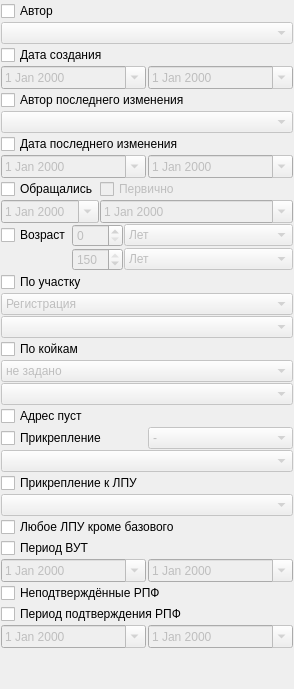
        <widget class="QWidget" name="tabFindEx">
         <attribute name="title">
          <string>&amp;Расширенный поиск</string>
         </attribute>
         <layout class="QGridLayout" name="gridLayout_17">
          <property name="margin">
           <number>1</number>
          </property>
          <property name="spacing">
           <number>1</number>
          </property>
          <item row="0" column="0" colspan="4">
           <widget class="QCheckBox" name="chkFilterCreatePerson">
            <property name="text">
             <string>Автор</string>
            </property>
           </widget>
          </item>
          <item row="1" column="0" colspan="4">
           <widget class="CPersonComboBoxEx" name="cmbFilterCreatePerson">
            <property name="enabled">
             <bool>false</bool>
            </property>
           </widget>
          </item>
          <item row="2" column="0" colspan="4">
           <widget class="QCheckBox" name="chkFilterCreateDate">
            <property name="text">
             <string>Дата создания</string>
            </property>
           </widget>
          </item>
          <item row="3" column="0" colspan="4">
           <layout class="QHBoxLayout" name="horizontalLayout_3">
            <property name="spacing">
             <number>2</number>
            </property>
            <item>
             <widget class="CDateEdit" name="edtFilterBegCreateDate">
              <property name="enabled">
               <bool>false</bool>
              </property>
              <property name="sizePolicy">
               <sizepolicy hsizetype="Minimum" vsizetype="Fixed">
                <horstretch>0</horstretch>
                <verstretch>0</verstretch>
               </sizepolicy>
              </property>
              <property name="minimumSize">
               <size>
                <width>0</width>
                <height>0</height>
               </size>
              </property>
              <property name="maximumSize">
               <size>
                <width>16777215</width>
                <height>16777215</height>
               </size>
              </property>
              <property name="calendarPopup">
               <bool>true</bool>
              </property>
             </widget>
            </item>
            <item>
             <widget class="CDateEdit" name="edtFilterEndCreateDate">
              <property name="enabled">
               <bool>false</bool>
              </property>
              <property name="minimumSize">
               <size>
                <width>0</width>
                <height>0</height>
               </size>
              </property>
              <property name="maximumSize">
               <size>
                <width>16777215</width>
                <height>16777215</height>
               </size>
              </property>
              <property name="calendarPopup">
               <bool>true</bool>
              </property>
             </widget>
            </item>
           </layout>
          </item>
          <item row="4" column="0" colspan="4">
           <widget class="QCheckBox" name="chkFilterModifyPerson">
            <property name="text">
             <string>Автор последнего изменения</string>
            </property>
           </widget>
          </item>
          <item row="5" column="0" colspan="4">
           <widget class="CPersonComboBoxEx" name="cmbFilterModifyPerson">
            <property name="enabled">
             <bool>false</bool>
            </property>
           </widget>
          </item>
          <item row="6" column="0" colspan="4">
           <widget class="QCheckBox" name="chkFilterModifyDate">
            <property name="text">
             <string>Дата последнего изменения</string>
            </property>
           </widget>
          </item>
          <item row="7" column="0" colspan="4">
           <layout class="QHBoxLayout" name="horizontalLayoutStaff">
            <property name="spacing">
             <number>2</number>
            </property>
            <item>
             <widget class="CDateEdit" name="edtFilterBegModifyDate">
              <property name="enabled">
               <bool>false</bool>
              </property>
              <property name="sizePolicy">
               <sizepolicy hsizetype="Minimum" vsizetype="Fixed">
                <horstretch>0</horstretch>
                <verstretch>0</verstretch>
               </sizepolicy>
              </property>
              <property name="minimumSize">
               <size>
                <width>0</width>
                <height>0</height>
               </size>
              </property>
              <property name="maximumSize">
               <size>
                <width>16777215</width>
                <height>16777215</height>
               </size>
              </property>
              <property name="calendarPopup">
               <bool>true</bool>
              </property>
             </widget>
            </item>
            <item>
             <widget class="CDateEdit" name="edtFilterEndModifyDate">
              <property name="enabled">
               <bool>false</bool>
              </property>
              <property name="minimumSize">
               <size>
                <width>0</width>
                <height>0</height>
               </size>
              </property>
              <property name="maximumSize">
               <size>
                <width>16777215</width>
                <height>16777215</height>
               </size>
              </property>
              <property name="calendarPopup">
               <bool>true</bool>
              </property>
             </widget>
            </item>
           </layout>
          </item>
          <item row="10" column="0">
           <widget class="QCheckBox" name="chkFilterAge">
            <property name="text">
             <string>Возраст</string>
            </property>
           </widget>
          </item>
          <item row="10" column="1" colspan="2">
           <widget class="QSpinBox" name="edtFilterBegAge">
            <property name="enabled">
             <bool>false</bool>
            </property>
            <property name="maximum">
             <number>150</number>
            </property>
           </widget>
          </item>
          <item row="10" column="3">
           <widget class="QComboBox" name="cmbFilterBegAge">
            <property name="enabled">
             <bool>false</bool>
            </property>
            <property name="sizePolicy">
             <sizepolicy hsizetype="Expanding" vsizetype="Fixed">
              <horstretch>0</horstretch>
              <verstretch>0</verstretch>
             </sizepolicy>
            </property>
            <item>
             <property name="text">
              <string>Лет</string>
             </property>
            </item>
            <item>
             <property name="text">
              <string>Мес</string>
             </property>
            </item>
            <item>
             <property name="text">
              <string>Нед</string>
             </property>
            </item>
            <item>
             <property name="text">
              <string>Дней</string>
             </property>
            </item>
           </widget>
          </item>
          <item row="11" column="1" colspan="2">
           <widget class="QSpinBox" name="edtFilterEndAge">
            <property name="enabled">
             <bool>false</bool>
            </property>
            <property name="maximum">
             <number>150</number>
            </property>
            <property name="value">
             <number>150</number>
            </property>
           </widget>
          </item>
          <item row="11" column="3">
           <widget class="QComboBox" name="cmbFilterEndAge">
            <property name="enabled">
             <bool>false</bool>
            </property>
            <property name="sizePolicy">
             <sizepolicy hsizetype="Expanding" vsizetype="Fixed">
              <horstretch>0</horstretch>
              <verstretch>0</verstretch>
             </sizepolicy>
            </property>
            <item>
             <property name="text">
              <string>Лет</string>
             </property>
            </item>
            <item>
             <property name="text">
              <string>Мес</string>
             </property>
            </item>
            <item>
             <property name="text">
              <string>Нед</string>
             </property>
            </item>
            <item>
             <property name="text">
              <string>Дней</string>
             </property>
            </item>
           </widget>
          </item>
          <item row="12" column="0" colspan="2">
           <widget class="QCheckBox" name="chkFilterAddressOrgStructure">
            <property name="text">
             <string>По участку</string>
            </property>
           </widget>
          </item>
          <item row="14" column="0" colspan="4">
           <widget class="COrgStructureComboBox" name="cmbFilterAddressOrgStructure">
            <property name="enabled">
             <bool>false</bool>
            </property>
            <property name="sizePolicy">
             <sizepolicy hsizetype="Ignored" vsizetype="Fixed">
              <horstretch>0</horstretch>
              <verstretch>0</verstretch>
             </sizepolicy>
            </property>
           </widget>
          </item>
          <item row="18" column="0" colspan="4">
           <widget class="QCheckBox" name="chkFilterAddressIsEmpty">
            <property name="text">
             <string>Адрес пуст</string>
            </property>
           </widget>
          </item>
          <item row="21" column="0" colspan="4">
           <widget class="QCheckBox" name="chkFilterAttach">
            <property name="text">
             <string>Прикрепление к ЛПУ</string>
            </property>
           </widget>
          </item>
          <item row="22" column="0" colspan="4">
           <widget class="CPolyclinicComboBox" name="cmbFilterAttachOrganisation">
            <property name="enabled">
             <bool>false</bool>
            </property>
            <property name="sizePolicy">
             <sizepolicy hsizetype="Ignored" vsizetype="Fixed">
              <horstretch>0</horstretch>
              <verstretch>0</verstretch>
             </sizepolicy>
            </property>
           </widget>
          </item>
          <item row="23" column="0" colspan="4">
           <widget class="QCheckBox" name="chkFilterAttachNonBase">
            <property name="text">
             <string>Любое ЛПУ кроме базового</string>
            </property>
           </widget>
          </item>
          <item row="24" column="0" colspan="4">
           <widget class="QCheckBox" name="chkFilterTempInvalid">
            <property name="text">
             <string>Период ВУТ</string>
            </property>
           </widget>
          </item>
          <item row="25" column="0" colspan="4">
           <layout class="QHBoxLayout" name="horizontalLayout_4">
            <property name="spacing">
             <number>2</number>
            </property>
            <item>
             <widget class="CDateEdit" name="edtFilterBegTempInvalid">
              <property name="enabled">
               <bool>false</bool>
              </property>
              <property name="sizePolicy">
               <sizepolicy hsizetype="Minimum" vsizetype="Ignored">
                <horstretch>0</horstretch>
                <verstretch>0</verstretch>
               </sizepolicy>
              </property>
              <property name="minimumSize">
               <size>
                <width>0</width>
                <height>0</height>
               </size>
              </property>
              <property name="maximumSize">
               <size>
                <width>16777215</width>
                <height>16777215</height>
               </size>
              </property>
              <property name="calendarPopup">
               <bool>true</bool>
              </property>
             </widget>
            </item>
            <item>
             <widget class="CDateEdit" name="edtFilterEndTempInvalid">
              <property name="enabled">
               <bool>false</bool>
              </property>
              <property name="minimumSize">
               <size>
                <width>0</width>
                <height>0</height>
               </size>
              </property>
              <property name="maximumSize">
               <size>
                <width>16777215</width>
                <height>16777215</height>
               </size>
              </property>
              <property name="calendarPopup">
               <bool>true</bool>
              </property>
             </widget>
            </item>
           </layout>
          </item>
          <item row="26" column="0" colspan="4">
           <widget class="QCheckBox" name="chkFilterRPFUnconfirmed">
            <property name="text">
             <string>Неподтверждённые РПФ</string>
            </property>
           </widget>
          </item>
          <item row="27" column="0" colspan="4">
           <widget class="QCheckBox" name="chkFilterRPFConfirmed">
            <property name="text">
             <string>Период подтверждения РПФ</string>
            </property>
           </widget>
          </item>
          <item row="28" column="0" colspan="4">
           <layout class="QHBoxLayout" name="horizontalLayout">
            <property name="spacing">
             <number>2</number>
            </property>
            <item>
             <widget class="CDateEdit" name="edtFilterBegRPFConfirmed">
              <property name="enabled">
               <bool>false</bool>
              </property>
              <property name="sizePolicy">
               <sizepolicy hsizetype="Minimum" vsizetype="Fixed">
                <horstretch>0</horstretch>
                <verstretch>0</verstretch>
               </sizepolicy>
              </property>
              <property name="minimumSize">
               <size>
                <width>0</width>
                <height>0</height>
               </size>
              </property>
              <property name="maximumSize">
               <size>
                <width>16777215</width>
                <height>16777215</height>
               </size>
              </property>
              <property name="calendarPopup">
               <bool>true</bool>
              </property>
             </widget>
            </item>
            <item>
             <widget class="CDateEdit" name="edtFilterEndRPFConfirmed">
              <property name="enabled">
               <bool>false</bool>
              </property>
              <property name="minimumSize">
               <size>
                <width>0</width>
                <height>0</height>
               </size>
              </property>
              <property name="maximumSize">
               <size>
                <width>16777215</width>
                <height>16777215</height>
               </size>
              </property>
              <property name="calendarPopup">
               <bool>true</bool>
              </property>
             </widget>
            </item>
           </layout>
          </item>
          <item row="29" column="0">
           <spacer name="verticalSpacerStaff">
            <property name="orientation">
             <enum>Qt::Vertical</enum>
            </property>
            <property name="sizeHint" stdset="0">
             <size>
              <width>20</width>
              <height>40</height>
             </size>
            </property>
           </spacer>
          </item>
          <item row="13" column="0" colspan="4">
           <widget class="QComboBox" name="cmbFilterAddressOrgStructureType">
            <property name="enabled">
             <bool>false</bool>
            </property>
            <property name="sizePolicy">
             <sizepolicy hsizetype="Expanding" vsizetype="Fixed">
              <horstretch>0</horstretch>
              <verstretch>0</verstretch>
             </sizepolicy>
            </property>
            <item>
             <property name="text">
              <string>Регистрация</string>
             </property>
            </item>
            <item>
             <property name="text">
              <string>Проживание</string>
             </property>
            </item>
            <item>
             <property name="text">
              <string>Регистрация или проживание</string>
             </property>
            </item>
            <item>
             <property name="text">
              <string>Прикрепление</string>
             </property>
            </item>
            <item>
             <property name="text">
              <string>Регистрация или прикрепление</string>
             </property>
            </item>
            <item>
             <property name="text">
              <string>Проживание или прикрепление</string>
             </property>
            </item>
            <item>
             <property name="text">
              <string>Регистрация, проживание или прикрепление</string>
             </property>
            </item>
           </widget>
          </item>
          <item row="16" column="0" colspan="4">
           <widget class="QComboBox" name="cmbFilterStatusBeds">
            <property name="enabled">
             <bool>false</bool>
            </property>
            <item>
             <property name="text">
              <string>не задано</string>
             </property>
            </item>
            <item>
             <property name="text">
              <string>на лечении</string>
             </property>
            </item>
            <item>
             <property name="text">
              <string>на выписке</string>
             </property>
            </item>
            <item>
             <property name="text">
              <string>в очереди</string>
             </property>
            </item>
           </widget>
          </item>
          <item row="17" column="0" colspan="4">
           <widget class="COrgStructureComboBox" name="cmbFilterOrgStructureBeds">
            <property name="enabled">
             <bool>false</bool>
            </property>
           </widget>
          </item>
          <item row="15" column="0" colspan="4">
           <widget class="QCheckBox" name="chkFilterBeds">
            <property name="text">
             <string>По койкам</string>
            </property>
           </widget>
          </item>
          <item row="19" column="0" colspan="4">
           <layout class="QHBoxLayout" name="horizontalLayout_6">
            <item>
             <widget class="QCheckBox" name="chkFilterAttachType">
              <property name="text">
               <string>Прикрепление</string>
              </property>
             </widget>
            </item>
            <item>
             <widget class="QComboBox" name="cmbFilterAttachCategory">
              <property name="enabled">
               <bool>false</bool>
              </property>
              <item>
               <property name="text">
                <string>-</string>
               </property>
              </item>
              <item>
               <property name="text">
                <string>Постоянное</string>
               </property>
              </item>
              <item>
               <property name="text">
                <string>Временное</string>
               </property>
              </item>
              <item>
               <property name="text">
                <string>Выбыл</string>
               </property>
              </item>
             </widget>
            </item>
           </layout>
          </item>
          <item row="20" column="0" colspan="4">
           <widget class="CRBComboBox" name="cmbFilterAttachType">
            <property name="enabled">
             <bool>false</bool>
            </property>
           </widget>
          </item>
          <item row="9" column="0" colspan="2">
           <widget class="CDateEdit" name="edtFilterEventBegDate">
            <property name="enabled">
             <bool>false</bool>
            </property>
            <property name="calendarPopup">
             <bool>true</bool>
            </property>
           </widget>
          </item>
          <item row="9" column="2" colspan="2">
           <widget class="CDateEdit" name="edtFilterEventEndDate">
            <property name="enabled">
             <bool>false</bool>
            </property>
            <property name="calendarPopup">
             <bool>true</bool>
            </property>
           </widget>
          </item>
          <item row="8" column="0" colspan="2">
           <widget class="QCheckBox" name="chkFilterEvent">
            <property name="text">
             <string>Обращались</string>
            </property>
           </widget>
          </item>
          <item row="8" column="2" colspan="2">
           <widget class="QCheckBox" name="chkFilterFirstEvent">
            <property name="enabled">
             <bool>false</bool>
            </property>
            <property name="text">
             <string>Первично</string>
            </property>
           </widget>
          </item>
         </layout>
        </widget>
